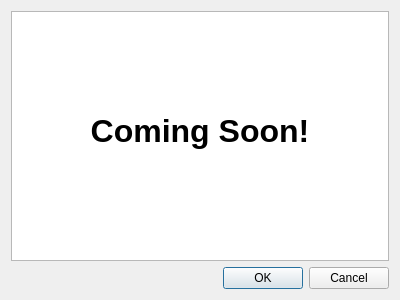
<?xml version="1.0" encoding="utf-8"?>
<ui version="4.0">
  <class>PreferencesDialog</class>
  <widget class="QDialog" name="PreferencesDialog">
    <property name="geometry">
      <rect>
        <x>0</x>
        <y>0</y>
        <width>400</width>
        <height>300</height>
      </rect>
    </property>
    <property name="windowTitle">
      <string>Dialog</string>
    </property>
    <layout class="QVBoxLayout" name="verticalLayout">
      <item>
        <widget class="QTextBrowser" name="textBrowser">
          <property name="html">
            <string>&lt;!DOCTYPE HTML PUBLIC "-//W3C//DTD HTML 4.0//EN" "http://www.w3.org/TR/REC-html40/strict.dtd"&gt; &lt;html&gt;&lt;head&gt;&lt;meta name="qrichtext" content="1" /&gt;&lt;style type="text/css"&gt; p, li { white-space: pre-wrap; } &lt;/style&gt;&lt;/head&gt;&lt;body style=" font-family:'Helvetica World'; font-size:14pt; font-weight:400; font-style:normal;"&gt; &lt;p align="center" style="-qt-paragraph-type:empty; margin-top:0px; margin-bottom:0px; margin-left:0px; margin-right:0px; -qt-block-indent:0; text-indent:0px;"&gt;&lt;br /&gt;&lt;/p&gt; &lt;p align="center" style="-qt-paragraph-type:empty; margin-top:0px; margin-bottom:0px; margin-left:0px; margin-right:0px; -qt-block-indent:0; text-indent:0px; font-size:24pt; font-weight:600;"&gt;&lt;br /&gt;&lt;/p&gt; &lt;p align="center" style=" margin-top:0px; margin-bottom:0px; margin-left:0px; margin-right:0px; -qt-block-indent:0; text-indent:0px;"&gt;&lt;span style=" font-size:24pt; font-weight:600;"&gt;Coming Soon!&lt;/span&gt;&lt;/p&gt;&lt;/body&gt;&lt;/html&gt;</string>
          </property>
        </widget>
      </item>
      <item>
        <widget class="QDialogButtonBox" name="buttonBox">
          <property name="orientation">
            <enum>Qt::Horizontal</enum>
          </property>
          <property name="standardButtons">
            <set>QDialogButtonBox::Cancel|QDialogButtonBox::Ok</set>
          </property>
        </widget>
      </item>
    </layout>
  </widget>
  <resources />
  <connections>
    <connection>
      <sender>buttonBox</sender>
      <signal>accepted()</signal>
      <receiver>PreferencesDialog</receiver>
      <slot>accept()</slot>
      <hints>
        <hint type="sourcelabel">
          <x>248</x>
          <y>254</y>
        </hint>
        <hint type="destinationlabel">
          <x>157</x>
          <y>274</y>
        </hint>
      </hints>
    </connection>
    <connection>
      <sender>buttonBox</sender>
      <signal>rejected()</signal>
      <receiver>PreferencesDialog</receiver>
      <slot>reject()</slot>
      <hints>
        <hint type="sourcelabel">
          <x>316</x>
          <y>260</y>
        </hint>
        <hint type="destinationlabel">
          <x>286</x>
          <y>274</y>
        </hint>
      </hints>
    </connection>
  </connections>
</ui>
